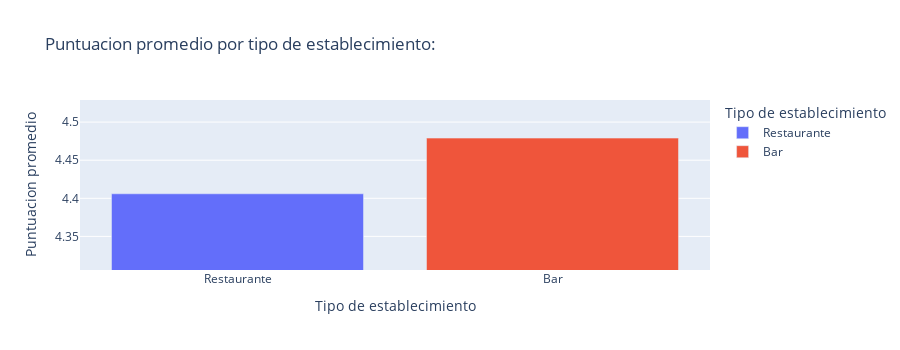
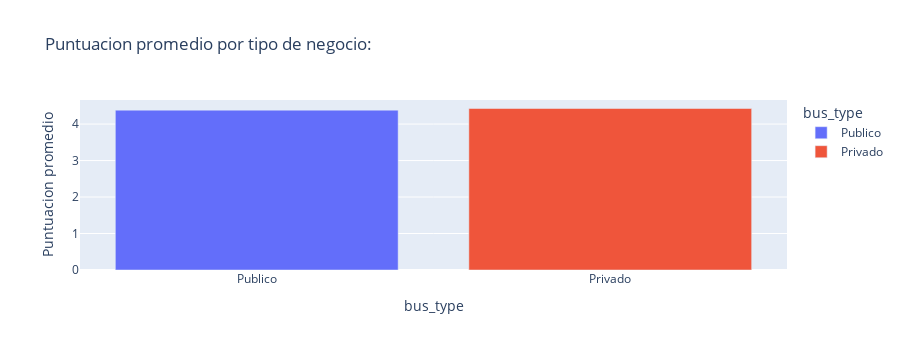
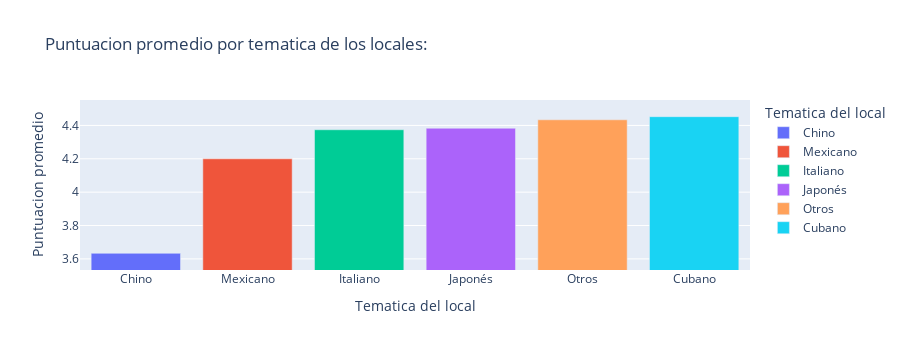
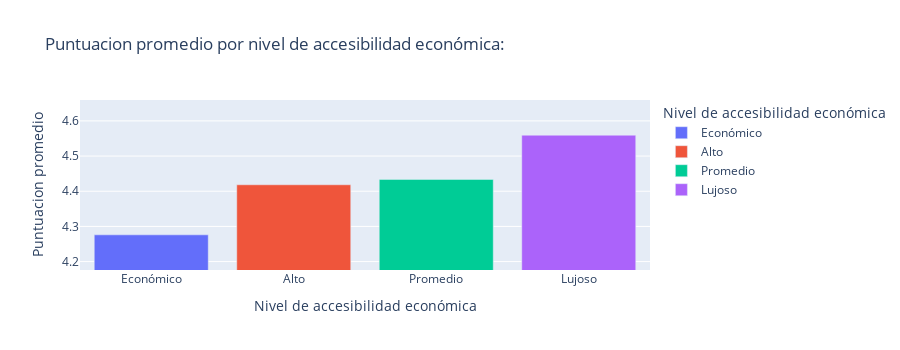

The cell these charts' notebook holds for them, in order:
### Markdown cell above
---
<a id="puntuacionpromedio"></a>
                Tablas respecto a la ***puntuacion promedio***:
---
  Ahora observemos la diferencia de ***puntuacion promedio*** por el ***Tipo de establecimiento***, ***Tipo de negocio*** y por la ***tematica*** que utiliza, o sea de que pais principal es su oferta gastronomica.

  Ademas de ello tambien vale la pena ver por el nivel de ***accecibilidad economica*** respecto a la ***puntuacion promedio***, aunque la unica conclusion que podemos sacar de esto es que los restaurantes que dan un servicio de nivel economico tienen a recibir una peor puntuacion.

  Ordenado de $Menos$ a $Más$

---
>**Nota**: Ha sido acercado artificialmente para mostrar la diferencia entre uno y el otro  mas graficamente, fijese en los valores individuales de cada uno para evitar confusiones con los rangos de los datos.
---
Ir a [inicio](#inicio)

### Code cell
df_est_type = df.groupby('est_type', observed=True)['rating'].mean().reset_index()
df_bus_type = df.groupby('bus_type', observed=True)['rating'].mean().reset_index()
df_cuisine = df.groupby('cuisine', observed=True)['rating'].mean().reset_index()
df_level = df.groupby('level', observed=True)['rating'].mean().reset_index()

df_est_type_add_reviews = df.groupby('est_type', observed=True).size().reset_index(name='cantity')
df_bus_type_add_reviews = df.groupby('bus_type', observed=True).size().reset_index(name='cantity')
df_cuisine_add_reviews = df.groupby('cuisine', observed=True).size().reset_index(name='reviews')
df_level_add_reviews = df.groupby('level', observed=True).size().reset_index(name='cantity')

df_est_type = df_est_type.merge(df_est_type_add_reviews, on='est_type', how='left')
df_bus_type = df_bus_type.merge(df_bus_type_add_reviews, on='bus_type', how='left')
df_cuisine = df_cuisine.merge(df_cuisine_add_reviews, on='cuisine', how='left')
df_level = df_level.merge(df_level_add_reviews, on='level', how='left')

df_est_type['est_type'] = df_est_type['est_type'].map({'bar': 'Bar', 'restaurant': 'Restaurante'})
df_bus_type['bus_type'] = df_bus_type['bus_type'].map({'private': 'Privado', 'state': 'Publico'})
df_cuisine['cuisine'] = df_cuisine['cuisine'].map({"chinese": "Chino", "cuban": "Cubano", "italian": "Italiano", "japanese": "Japonés", "mexican": "Mexicano", "others": "Otros"})
df_level['level'] = df_level['level'].map({'economic':'Económico','medium': 'Promedio','high': 'Alto','luxurious': 'Lujoso'})

df_est_type = df_est_type.sort_values('rating')
df_bus_type = df_bus_type.sort_values('rating')
df_cuisine = df_cuisine.sort_values('rating')
df_level = df_level.sort_values('rating')

#print(type(df_est_type))
#print(df_est_type['rating'])

fig_est_type = px.bar(
    df_est_type,
    x='est_type',
    y='rating',
    hover_data=['cantity'],
    labels={
        **dict_data_labels,
        "rating": "Puntuacion promedio",
        "cantity": "Cantidad de tipos de establecimientos"
    },
    title='Puntuacion promedio por tipo de establecimiento:',
    range_y=[min(df_est_type['rating']) -0.1, max(df_est_type['rating']) + 0.05],
    color='est_type',
    width=0, height=350
)

fig_bus_type = px.bar(
    df_bus_type,
    x='bus_type',
    y='rating',
    hover_data=['cantity'],
    labels={
        **dict_data_labels,
        "rating": "Puntuacion promedio",
        "cantity": "Cantidad de tipos de negocios"
    },
    title='Puntuacion promedio por tipo de negocio:',
    range_y=[ df_bus_type['rating'] -0.2, max(df_bus_type['rating']) + 0.1],
    color='bus_type',
    width=0, height=350
)
fig_cuisine = px.bar(
    df_cuisine,
    x='cuisine',
    y='rating',
    hover_data=['reviews'],
    labels={
        "cuisine": "Tematica del local",
        "rating": "Puntuacion promedio",
        "reviews": "Numero de reseñas"
    },
    title='Puntuacion promedio por tematica de los locales:',
    range_y=[min(df_cuisine['rating']) -0.1, max(df_cuisine['rating']) + 0.1],
    color='cuisine',
    width=0, height=350
)

fig_level = px.bar(
    df_level,
    x='level',
    y='rating',
    hover_data=['cantity'],
    labels={
        "level": "Nivel de accesibilidad económica",
        "rating": "Puntuacion promedio",
        "cantity": "Cantidad de locales con este nivel"
    },
    title='Puntuacion promedio por nivel de accesibilidad económica:',
    range_y=[min(df_level['rating']) -0.1, max(df_level['rating']) + 0.1],
    color='level',
    width=0, height=350
)

fig_est_type.show()
fig_bus_type.show()
fig_cuisine.show()
fig_level.show()

### Figure 1 — Plotly figure (JSON) as saved in the notebook; plotly's stock layout.template omitted (floating-point values rounded to 4 significant figures)
{"data": [{"alignmentgroup": "True", "customdata": [[203]], "hovertemplate": "Tipo de establecimiento=%{x}<br>Puntuacion promedio=%{y}<br>Cantidad de tipos de establecimientos=%{customdata[0]}<extra></extra>", "legendgroup": "Restaurante", "marker": {"color": "#636efa", "pattern": {"shape": ""}}, "name": "Restaurante", "offsetgroup": "Restaurante", "orientation": "v", "showlegend": true, "textposition": "auto", "type": "bar", "x": ["Restaurante"], "xaxis": "x", "y": [4.406], "yaxis": "y"}, {"alignmentgroup": "True", "customdata": [[69]], "hovertemplate": "Tipo de establecimiento=%{x}<br>Puntuacion promedio=%{y}<br>Cantidad de tipos de establecimientos=%{customdata[0]}<extra></extra>", "legendgroup": "Bar", "marker": {"color": "#EF553B", "pattern": {"shape": ""}}, "name": "Bar", "offsetgroup": "Bar", "orientation": "v", "showlegend": true, "textposition": "auto", "type": "bar", "x": ["Bar"], "xaxis": "x", "y": [4.479], "yaxis": "y"}], "layout": {"barmode": "relative", "height": 350, "legend": {"title": {"text": "Tipo de establecimiento"}, "tracegroupgap": 0}, "title": {"text": "Puntuacion promedio por tipo de establecimiento:"}, "xaxis": {"anchor": "y", "categoryarray": ["Restaurante", "Bar"], "categoryorder": "array", "domain": [0, 1], "title": {"text": "Tipo de establecimiento"}}, "yaxis": {"anchor": "x", "domain": [0, 1], "range": [4.306, 4.529], "title": {"text": "Puntuacion promedio"}}}}

### Figure 2 — Plotly figure (JSON) as saved in the notebook; plotly's stock layout.template omitted (floating-point values rounded to 4 significant figures)
{"data": [{"alignmentgroup": "True", "customdata": [[8]], "hovertemplate": "bus_type=%{x}<br>Puntuacion promedio=%{y}<br>Cantidad de tipos de negocios=%{customdata[0]}<extra></extra>", "legendgroup": "Publico", "marker": {"color": "#636efa", "pattern": {"shape": ""}}, "name": "Publico", "offsetgroup": "Publico", "orientation": "v", "showlegend": true, "textposition": "auto", "type": "bar", "x": ["Publico"], "xaxis": "x", "y": [4.381], "yaxis": "y"}, {"alignmentgroup": "True", "customdata": [[266]], "hovertemplate": "bus_type=%{x}<br>Puntuacion promedio=%{y}<br>Cantidad de tipos de negocios=%{customdata[0]}<extra></extra>", "legendgroup": "Privado", "marker": {"color": "#EF553B", "pattern": {"shape": ""}}, "name": "Privado", "offsetgroup": "Privado", "orientation": "v", "showlegend": true, "textposition": "auto", "type": "bar", "x": ["Privado"], "xaxis": "x", "y": [4.426], "yaxis": "y"}], "layout": {"barmode": "relative", "height": 350, "legend": {"title": {"text": "bus_type"}, "tracegroupgap": 0}, "title": {"text": "Puntuacion promedio por tipo de negocio:"}, "xaxis": {"anchor": "y", "categoryarray": ["Publico", "Privado"], "categoryorder": "array", "domain": [0, 1], "title": {"text": "bus_type"}}, "yaxis": {"anchor": "x", "domain": [0, 1], "range": [[4.181, 4.226], 4.526], "title": {"text": "Puntuacion promedio"}}}}

### Figure 3 — Plotly figure (JSON) as saved in the notebook; plotly's stock layout.template omitted (floating-point values rounded to 4 significant figures)
{"data": [{"alignmentgroup": "True", "customdata": [[3]], "hovertemplate": "Tematica del local=%{x}<br>Puntuacion promedio=%{y}<br>Numero de reseñas=%{customdata[0]}<extra></extra>", "legendgroup": "Chino", "marker": {"color": "#636efa", "pattern": {"shape": ""}}, "name": "Chino", "offsetgroup": "Chino", "orientation": "v", "showlegend": true, "textposition": "auto", "type": "bar", "x": ["Chino"], "xaxis": "x", "y": [3.633], "yaxis": "y"}, {"alignmentgroup": "True", "customdata": [[4]], "hovertemplate": "Tematica del local=%{x}<br>Puntuacion promedio=%{y}<br>Numero de reseñas=%{customdata[0]}<extra></extra>", "legendgroup": "Mexicano", "marker": {"color": "#EF553B", "pattern": {"shape": ""}}, "name": "Mexicano", "offsetgroup": "Mexicano", "orientation": "v", "showlegend": true, "textposition": "auto", "type": "bar", "x": ["Mexicano"], "xaxis": "x", "y": [4.2], "yaxis": "y"}, {"alignmentgroup": "True", "customdata": [[31]], "hovertemplate": "Tematica del local=%{x}<br>Puntuacion promedio=%{y}<br>Numero de reseñas=%{customdata[0]}<extra></extra>", "legendgroup": "Italiano", "marker": {"color": "#00cc96", "pattern": {"shape": ""}}, "name": "Italiano", "offsetgroup": "Italiano", "orientation": "v", "showlegend": true, "textposition": "auto", "type": "bar", "x": ["Italiano"], "xaxis": "x", "y": [4.374], "yaxis": "y"}, {"alignmentgroup": "True", "customdata": [[3]], "hovertemplate": "Tematica del local=%{x}<br>Puntuacion promedio=%{y}<br>Numero de reseñas=%{customdata[0]}<extra></extra>", "legendgroup": "Japonés", "marker": {"color": "#ab63fa", "pattern": {"shape": ""}}, "name": "Japonés", "offsetgroup": "Japonés", "orientation": "v", "showlegend": true, "textposition": "auto", "type": "bar", "x": ["Japonés"], "xaxis": "x", "y": [4.383], "yaxis": "y"}, {"alignmentgroup": "True", "customdata": [[77]], "hovertemplate": "Tematica del local=%{x}<br>Puntuacion promedio=%{y}<br>Numero de reseñas=%{customdata[0]}<extra></extra>", "legendgroup": "Otros", "marker": {"color": "#FFA15A", "pattern": {"shape": ""}}, "name": "Otros", "offsetgroup": "Otros", "orientation": "v", "showlegend": true, "textposition": "auto", "type": "bar", "x": ["Otros"], "xaxis": "x", "y": [4.434], "yaxis": "y"}, {"alignmentgroup": "True", "customdata": [[156]], "hovertemplate": "Tematica del local=%{x}<br>Puntuacion promedio=%{y}<br>Numero de reseñas=%{customdata[0]}<extra></extra>", "legendgroup": "Cubano", "marker": {"color": "#19d3f3", "pattern": {"shape": ""}}, "name": "Cubano", "offsetgroup": "Cubano", "orientation": "v", "showlegend": true, "textposition": "auto", "type": "bar", "x": ["Cubano"], "xaxis": "x", "y": [4.453], "yaxis": "y"}], "layout": {"barmode": "relative", "height": 350, "legend": {"title": {"text": "Tematica del local"}, "tracegroupgap": 0}, "title": {"text": "Puntuacion promedio por tematica de los locales:"}, "xaxis": {"anchor": "y", "categoryarray": ["Chino", "Mexicano", "Italiano", "Japonés", "Otros", "Cubano"], "categoryorder": "array", "domain": [0, 1], "title": {"text": "Tematica del local"}}, "yaxis": {"anchor": "x", "domain": [0, 1], "range": [3.533, 4.553], "title": {"text": "Puntuacion promedio"}}}}

### Figure 4 — Plotly figure (JSON) as saved in the notebook; plotly's stock layout.template omitted (floating-point values rounded to 4 significant figures)
{"data": [{"alignmentgroup": "True", "customdata": [[23]], "hovertemplate": "Nivel de accesibilidad económica=%{x}<br>Puntuacion promedio=%{y}<br>Cantidad de locales con este nivel=%{customdata[0]}<extra></extra>", "legendgroup": "Económico", "marker": {"color": "#636efa", "pattern": {"shape": ""}}, "name": "Económico", "offsetgroup": "Económico", "orientation": "v", "showlegend": true, "textposition": "auto", "type": "bar", "x": ["Económico"], "xaxis": "x", "y": [4.276], "yaxis": "y"}, {"alignmentgroup": "True", "customdata": [[49]], "hovertemplate": "Nivel de accesibilidad económica=%{x}<br>Puntuacion promedio=%{y}<br>Cantidad de locales con este nivel=%{customdata[0]}<extra></extra>", "legendgroup": "Alto", "marker": {"color": "#EF553B", "pattern": {"shape": ""}}, "name": "Alto", "offsetgroup": "Alto", "orientation": "v", "showlegend": true, "textposition": "auto", "type": "bar", "x": ["Alto"], "xaxis": "x", "y": [4.418], "yaxis": "y"}, {"alignmentgroup": "True", "customdata": [[186]], "hovertemplate": "Nivel de accesibilidad económica=%{x}<br>Puntuacion promedio=%{y}<br>Cantidad de locales con este nivel=%{customdata[0]}<extra></extra>", "legendgroup": "Promedio", "marker": {"color": "#00cc96", "pattern": {"shape": ""}}, "name": "Promedio", "offsetgroup": "Promedio", "orientation": "v", "showlegend": true, "textposition": "auto", "type": "bar", "x": ["Promedio"], "xaxis": "x", "y": [4.434], "yaxis": "y"}, {"alignmentgroup": "True", "customdata": [[16]], "hovertemplate": "Nivel de accesibilidad económica=%{x}<br>Puntuacion promedio=%{y}<br>Cantidad de locales con este nivel=%{customdata[0]}<extra></extra>", "legendgroup": "Lujoso", "marker": {"color": "#ab63fa", "pattern": {"shape": ""}}, "name": "Lujoso", "offsetgroup": "Lujoso", "orientation": "v", "showlegend": true, "textposition": "auto", "type": "bar", "x": ["Lujoso"], "xaxis": "x", "y": [4.559], "yaxis": "y"}], "layout": {"barmode": "relative", "height": 350, "legend": {"title": {"text": "Nivel de accesibilidad económica"}, "tracegroupgap": 0}, "title": {"text": "Puntuacion promedio por nivel de accesibilidad económica:"}, "xaxis": {"anchor": "y", "categoryarray": ["Económico", "Alto", "Promedio", "Lujoso"], "categoryorder": "array", "domain": [0, 1], "title": {"text": "Nivel de accesibilidad económica"}}, "yaxis": {"anchor": "x", "domain": [0, 1], "range": [4.176, 4.659], "title": {"text": "Puntuacion promedio"}}}}
